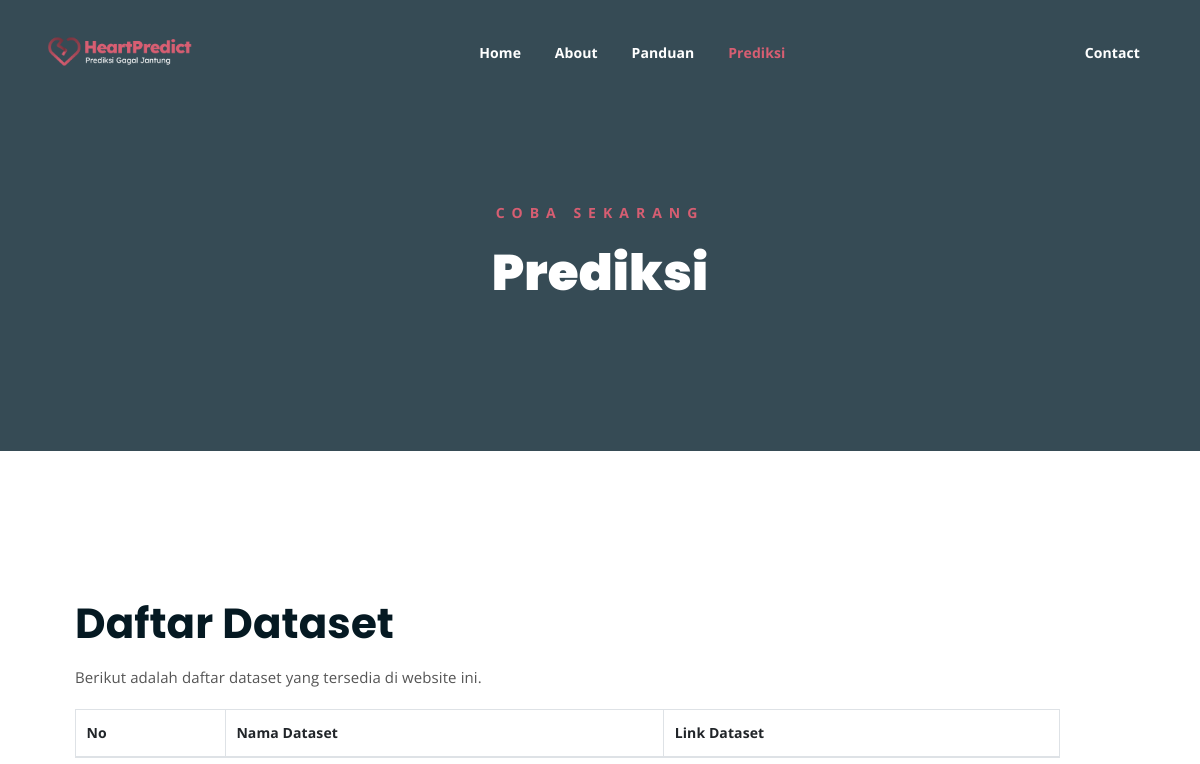
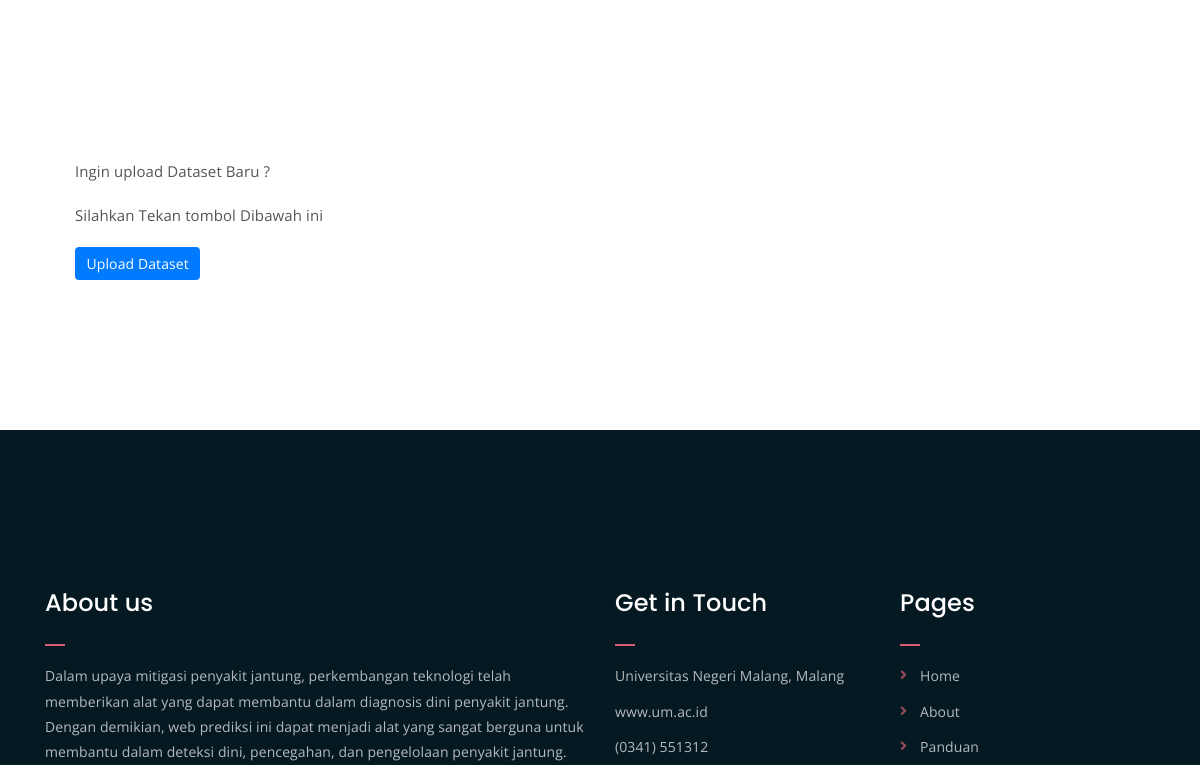
Before: /daftar_dataset/ (upper part) with the older database file (2 pictures, top to bottom).
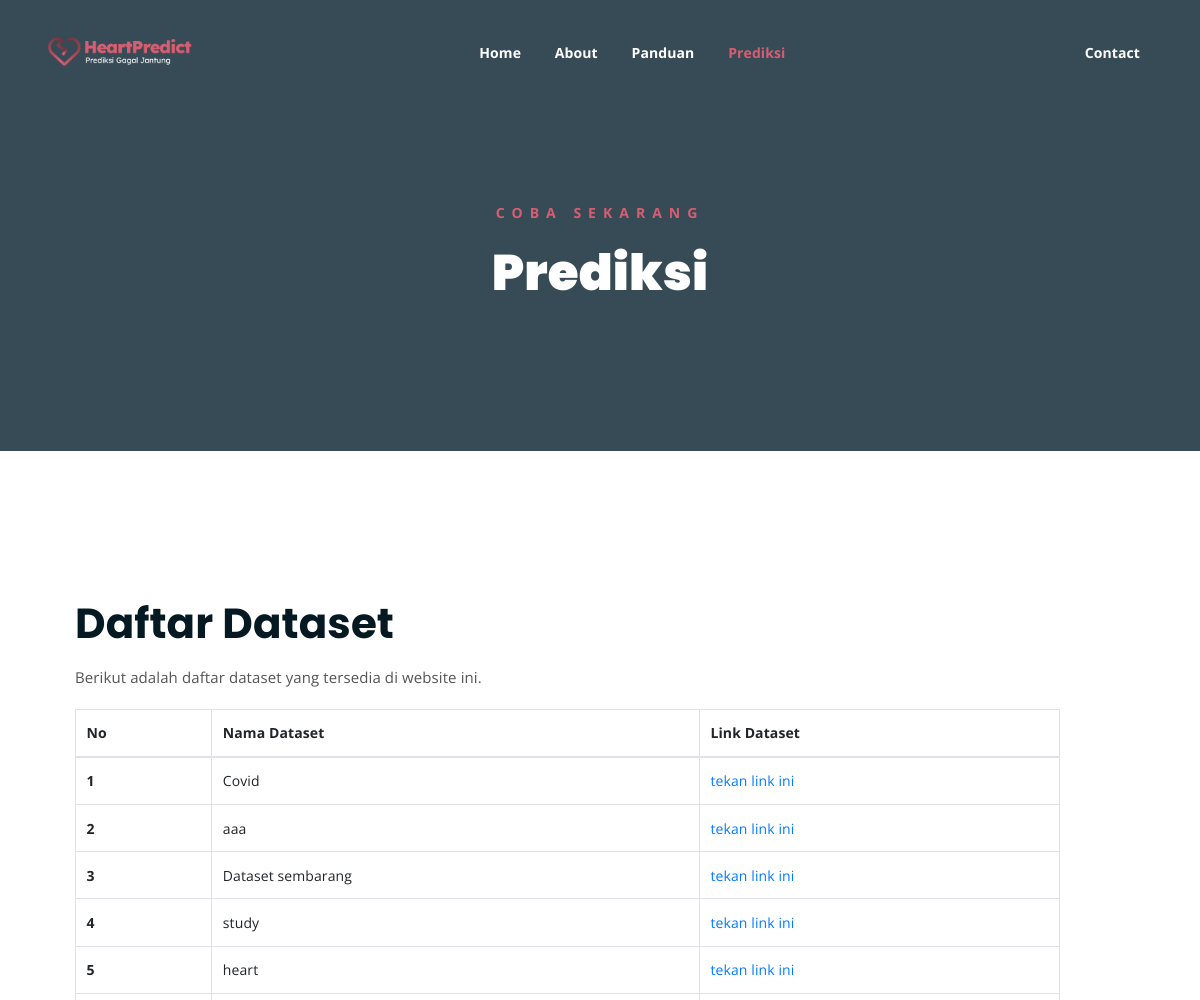
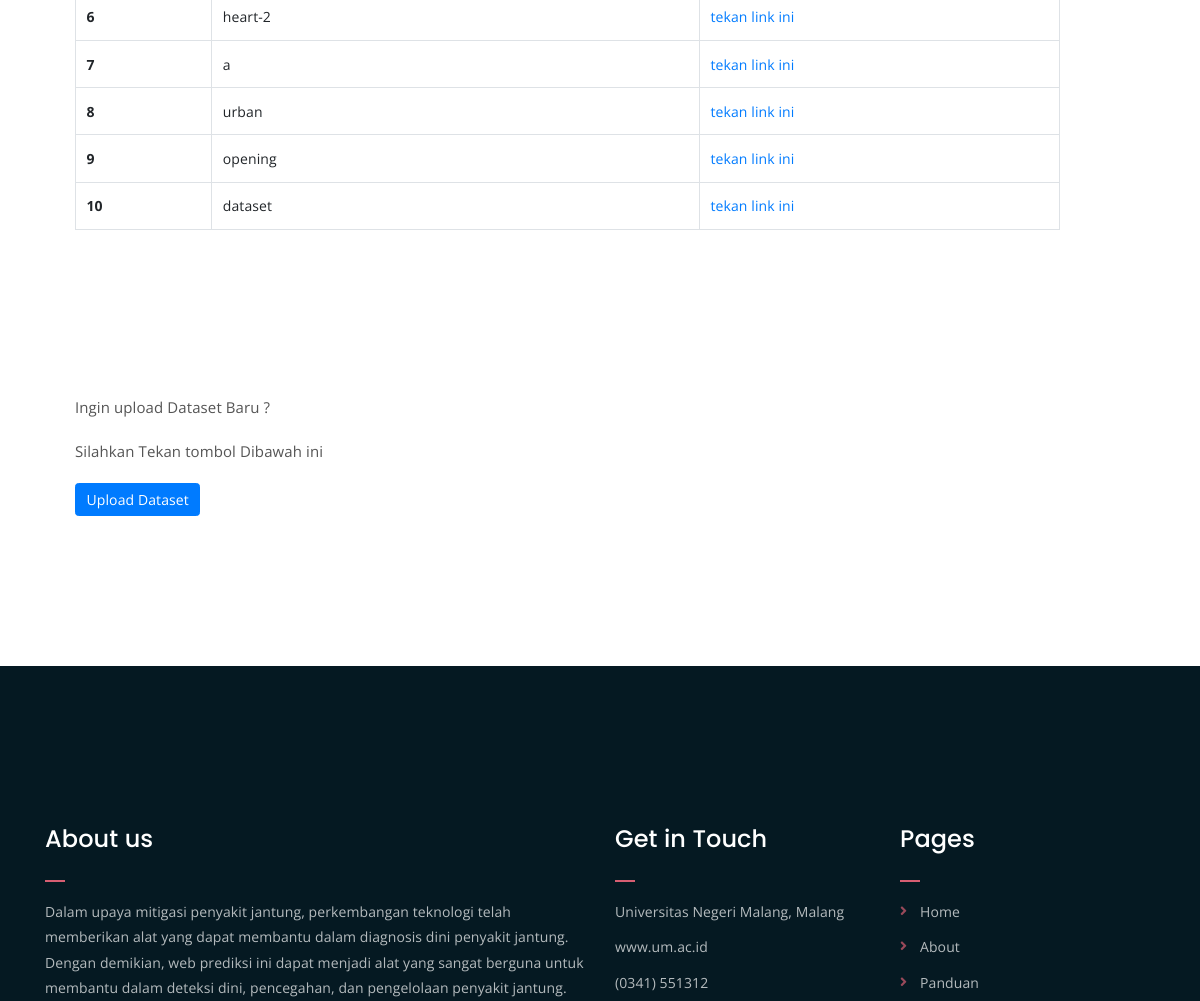
After: the same page with the newer database file (2 pictures, top to bottom).
### uploads/models.py (models this page shows)
class Dataset(models.Model):
    title = models.CharField(max_length=50, unique=True)
    file = models.FileField(upload_to='datasets/')

### home/views.py (the view)
# urls.py: path('daftar_dataset/', views.list_dataset, name='list_dataset'),
def list_dataset(request):
    context = {}
    dataset = Dataset.objects.all()
    context['datasets'] = dataset
    return render(request, 'home/listDataset.html', context)

### home/templates/home/listDataset.html (shortened to what this page needs)
{% extends 'master.html' %}
{% load static %}
{% block prediksi %}
    current-list-item
{% endblock %}
{% block content %}
    <div class="breadcrumb-section breadcrumb-bg">
      <div class="container">
        <div class="row">
          <div class="col-lg-8 offset-lg-2 text-center">
            <div class="breadcrumb-text">
              <p>Coba Sekarang</p>
              <h1>Prediksi</h1>
            </div>
          </div>
        </div>
      </div>
    </div>
    <div class="single-product mt-150 mb-150">
      <div class="container">
        <div class="row">
          <div class="col-md-11">
            <div class="single-product-content">
                <h2>Daftar Dataset</h2>
                <p>
                    Berikut adalah daftar dataset yang tersedia di website ini.
                </p>
                <div class="table-responsive">
                    <table class="table table-bordered">
                    <thead>
                        <tr>
                        <th scope="col">No</th>
                        <th scope="col">Nama Dataset</th>
                        <th scope="col">Link Dataset</th>
                        </tr>
                    </thead>
                    <tbody>
                        {% for dataset in datasets %}
                        <tr>
                            <th scope="row">{{ forloop.counter }}</th>
                            <td>{{ dataset.title }}</td>
                            <td><a href="{% url 'classifier:model' dataset_id=dataset.id %}">tekan link ini</a></td>
                        </tr>
                        {% endfor %}
                    </tbody>
                    </table>
                </div>
            </div>
          </div>
        </div>
      </div>
    </div>
    <div class="single-product mt-150 mb-150">
      <div class="container">
        <div class="row">
          <div class="col-md-11">
            <div class="single-product-content">
                <p> Ingin upload Dataset Baru ?</p>
                <p>Silahkan Tekan tombol Dibawah ini</p>
                <a href="{% url 'uploads:index' %}" class="btn btn-primary">Upload Dataset</a>
            </div>
          </div>
        </div>
      </div>
    </div>
{% endblock %}

Changed rows visible on the page:
added Dataset: title "Covid"
added Dataset: title "aaa"
added Dataset: title "Dataset sembarang"
added Dataset: title "study"
added Dataset: title "heart"
added Dataset: title "heart-2"
added Dataset: title "a"
added Dataset: title "urban"
added Dataset: title "opening"
added Dataset: title "dataset"
